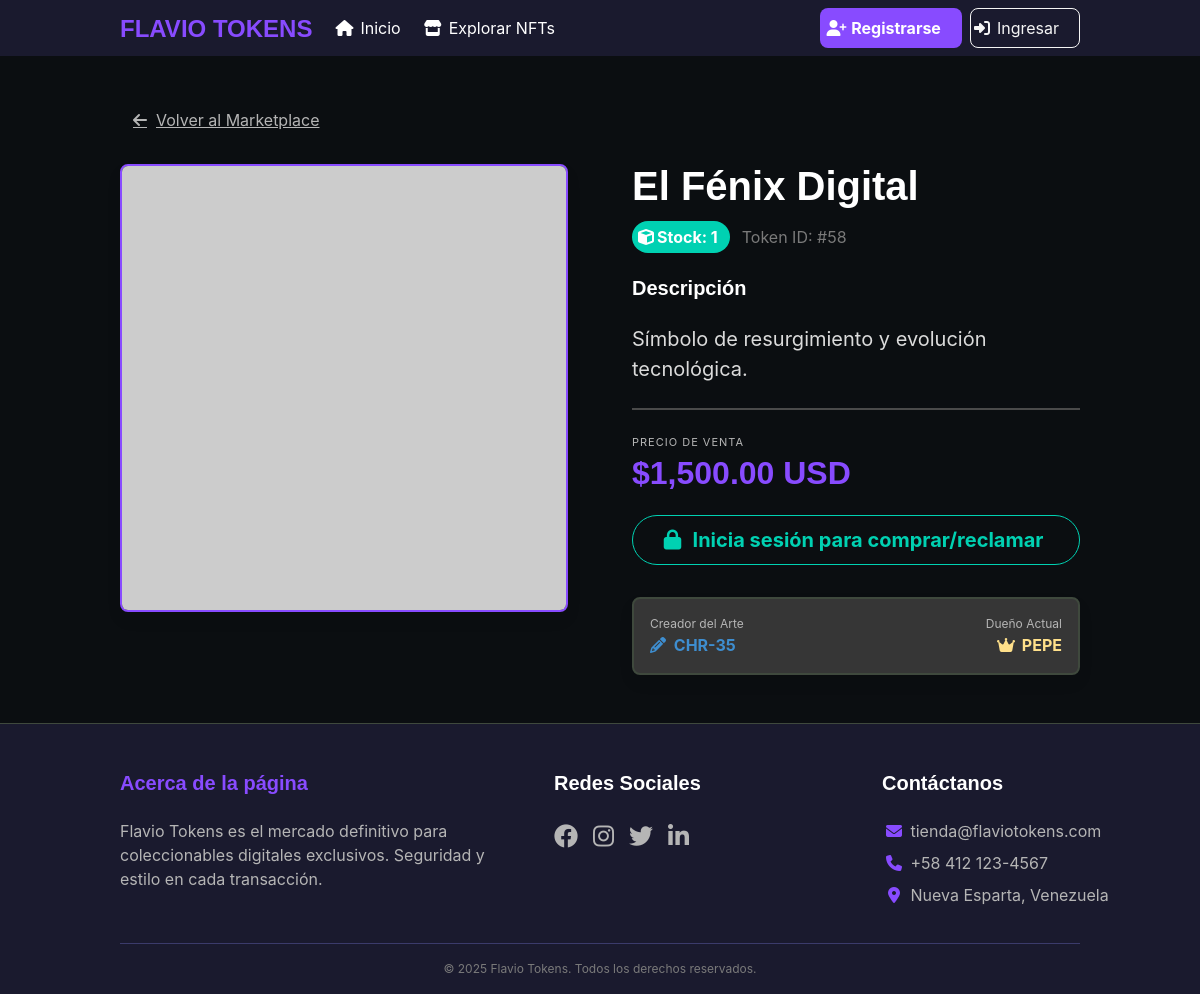
/index.php?view=nft&id=58, run on the app's committed database.
### tables this page shows
CREATE TABLE `nfts` (
  `id` int(11) NOT NULL,
  `name` varchar(100) NOT NULL,
  `description` text DEFAULT NULL,
  `price` decimal(10,2) NOT NULL,
  `image_path` varchar(255) DEFAULT NULL,
  `user_id` int(11) DEFAULT NULL,
  `created_at` timestamp NOT NULL DEFAULT current_timestamp(),
  `owner_id` int(11) DEFAULT NULL,
  `creator_id` int(11) DEFAULT NULL,
  `is_listed` tinyint(1) DEFAULT 1,
  `status` varchar(20) DEFAULT 'active',
  `supply` int(11) DEFAULT 1,
  `ban_reason` varchar(255) DEFAULT NULL
);

CREATE TABLE `users` (
  `id` int(11) NOT NULL,
  `name` varchar(100) NOT NULL,
  `email` varchar(100) NOT NULL,
  `password` varchar(255) NOT NULL,
  `role` varchar(50) DEFAULT 'user',
  `created_at` timestamp NOT NULL DEFAULT current_timestamp(),
  `wallet_balance` decimal(10,2) DEFAULT 0.00,
  `status` varchar(20) DEFAULT 'active',
  `banned_until` datetime DEFAULT NULL
);

### controllers/nft_controller.php (called while the page is built, shortened)
<?php
$id = intval($_GET['id'] ?? 0);
$stmt = $conn->prepare("SELECT * FROM nfts WHERE id = ?");
$stmt->bind_param("i", $id);
$stmt->execute();
$res = $stmt->get_result();
$nft = $res->fetch_object();
$creator = null;
if (!empty($nft->creator_id)) {
    $stmt_c = $conn->prepare("SELECT id, name FROM users WHERE id = ?");
    $stmt_c->bind_param("i", $nft->creator_id);
    $stmt_c->execute();
    $creator = $stmt_c->get_result()->fetch_object();
}
$owner = null;
if (!empty($nft->owner_id)) {
    $stmt_o = $conn->prepare("SELECT id, name FROM users WHERE id = ?");
    $stmt_o->bind_param("i", $nft->owner_id);
    $stmt_o->execute();
    $owner = $stmt_o->get_result()->fetch_object();
}
require __DIR__ . '/../views/nft_view.php';

### views/nft_view.php (the view, shortened to what this page needs)
<?php include __DIR__ . '/../components/header.php'; ?>
<section class="section">
    <div class="container">
        <a href="index.php?view=home" class="button is-text has-text-grey-light hover-primary mb-5">
            <span class="icon"><i class="fas fa-arrow-left"></i></span>
            <span>Volver al Marketplace</span>
        </a>
        <div class="columns is-variable is-8">
            <div class="column is-6">
                <figure class="image box has-background-black-ter nft-image-container"
                    style="border: 2px solid var(--ft-purple); padding: 0; aspect-ratio: 1 / 1; width: 100%; overflow: hidden; border-radius: 8px;">
                    <?php
                    $imgSrc = trim($nft->image_path);
                    if ($imgSrc === '') {
                        $finalUrl = 'https://bulma.io/images/placeholders/1280x960.png';
                    } elseif (preg_match('/^https?:\/\//', $imgSrc)) {
                        $finalUrl = $imgSrc;
                    } else {
                        $finalUrl = site_url($imgSrc);
                    }
                    ?>
                    <img src="<?= htmlspecialchars($finalUrl) ?>"
                        alt="<?= htmlspecialchars($nft->name) ?>"
                        style="width:100%; height:100%; object-fit:cover;"
                        onerror="this.onerror=null; this.src='https://bulma.io/images/placeholders/1280x960.png';">
                </figure>
            </div>
            <div class="column is-6">
                <h1 class="title is-2 has-text-white mb-3"><?= htmlspecialchars($nft->name) ?></h1>
                <div class="is-flex is-align-items-center mb-5">
                    <span class="tag is-primary is-medium is-rounded mr-3 has-text-weight-bold">
                        <span class="icon is-small"><i class="fas fa-cube"></i></span>
                        <span><?= isset($nft->supply) ? 'Stock: ' . $nft->supply : 'Único' ?></span>
                    </span>
                    <span class="has-text-grey is-size-6">Token ID: #<?= $nft->id ?></span>
                </div>
                <div class="content is-medium has-text-grey-lighter">
                    <h3 class="title is-5 has-text-white">Descripción</h3>
                    <p><?= nl2br(htmlspecialchars($nft->description)) ?></p>
                </div>
                <hr class="has-background-grey-dark">
                <div class="level is-mobile mb-5">
                    <div class="level-left">
                        <div>
                            <p class="heading has-text-grey-light">Precio de Venta</p>
                            <?php if (floatval($nft->price) == 0): ?>
                                <p class="title is-3 has-text-success has-text-weight-bold">¡GRATIS! (Gift)</p>
                            <?php else: ?>
                                <p class="title is-3 has-text-primary has-text-weight-bold">$<?= number_format($nft->price, 2) ?> USD</p>
                            <?php endif; ?>
                        </div>
                    </div>
                </div>
                <div class="buttons are-medium mt-5">
                    <?php if (!empty($_SESSION['user_id'])): ?>
                        <form action="index.php?view=cart" method="POST" style="width: 100%;">
                            <input type="hidden" name="action" value="add">
                            <input type="hidden" name="product_id" value="<?= $nft->id ?>">
                            <?php if (isset($nft->owner_id) && $nft->owner_id == $_SESSION['user_id']): ?>
                                <button type="button" class="button is-dark is-fullwidth is-medium is-rounded" disabled style="border: 2px solid var(--ft-green);">
                                    <span class="icon"><i class="fas fa-check"></i></span>
                                    <span>Este NFT ya está en tu colección</span>
                                </button>
                            <?php else: ?>
                                <button type="submit" class="button is-primary is-fullwidth is-medium is-rounded shadow-hover mb-3 has-text-weight-bold">
                                    <span class="icon"><i class="fas fa-cart-plus"></i></span>
                                    <span>
                                        <?= (floatval($nft->price) == 0) ? 'Reclamar Gratis Ahora' : 'Añadir al Carrito' ?>
                                    </span>
                                </button>
                            <?php endif; ?>
                        </form>
                    <?php else: ?>
                        <a href="index.php?view=login" class="button is-primary is-outlined is-fullwidth is-medium is-rounded has-text-weight-bold">
                            <span class="icon"><i class="fas fa-lock"></i></span>
                            <span>Inicia sesión para comprar/reclamar</span>
                        </a>
                    <?php endif; ?>
                </div>
                <div class="box has-background-dark mt-5 p-4" style="border: 2px solid var(--ft-green); border-radius: 8px;">
                    <div class="columns is-mobile">
                        <div class="column">
                            <p class="is-size-7 has-text-grey-light">Creador del Arte</p>
                            <p class="is-size-6 has-text-weight-bold has-text-white">
                                <span class="icon is-small has-text-info mr-1"><i class="fas fa-pencil-alt"></i></span>
                                <?php if ($creator): ?>
                                    <a href="index.php?view=profile&user_id=<?= $creator->id ?>" class="has-text-info hover-primary">
                                        <?= htmlspecialchars($creator->name) ?>
                                    </a>
                                <?php else: ?>
                                    Plataforma Oficial
                                <?php endif; ?>
                            </p>
                        </div>
                        <div class="column">
                            <p class="is-size-7 has-text-grey-light has-text-right">Dueño Actual</p>
                            <p class="is-size-6 has-text-weight-bold has-text-warning has-text-right">
                                <span class="icon is-small has-text-warning mr-1"><i class="fas fa-crown"></i></span>
                                <?php if ($owner): ?>
                                    <a href="index.php?view=profile&user_id=<?= $owner->id ?>" class="has-text-warning hover-primary">
                                        <?= htmlspecialchars($owner->name) ?>
                                    </a>
                                <?php else: ?>
                                    Flavio Tokens
                                <?php endif; ?>
                            </p>
                        </div>
                    </div>
                </div>
            </div>
        </div>
    </div>
</section>
<?php include __DIR__ . '/../components/footer.php'; ?>

### css/estilos.css (style rules this page uses)
:root { --ft-bg-dark: #0B0E11; --ft-card-bg: #1E242C; --ft-blue: #3A7BFF; --ft-purple: #884BFF; --ft-green: #3F493D; --ft-white: #FFFFFF; }
body { background-color: var(--ft-bg-dark); color: var(--ft-white); font-family: 'Inter', sans-serif; min-height: 100vh; display: flex; flex-direction: column; }
h1, h2, h3, h4, .title { font-family: 'Montserrat', sans-serif !important; color: var(--ft-white) !important; }
.has-text-primary { color: var(--ft-purple) !important; }
.title.is-5 { color: var(--ft-white); }
.button.is-primary { background-color: var(--ft-purple); color: var(--ft-white); }

### data on the page
nfts: name "El Fénix Digital", supply "1", id "58", description "Símbolo de resurgimiento y evolución tecnológica.", price "1,500.00"
users: name "CHR-35"
users: name "PEPE"
